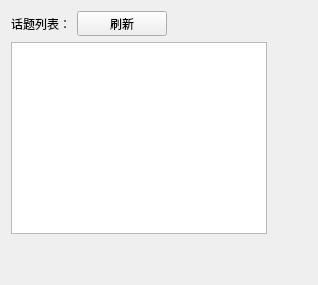
          <widget class="QWidget" name="tab_7">
           <attribute name="title">
            <string>其他</string>
           </attribute>
           <layout class="QVBoxLayout" name="verticalLayout_21">
            <item>
             <layout class="QHBoxLayout" name="horizontalLayout_17">
              <item>
               <layout class="QHBoxLayout" name="horizontalLayout_16">
                <item>
                 <layout class="QVBoxLayout" name="verticalLayout_20">
                  <item>
                   <layout class="QHBoxLayout" name="horizontalLayout_15">
                    <item>
                     <widget class="QLabel" name="label_29">
                      <property name="maximumSize">
                       <size>
                        <width>90</width>
                        <height>30</height>
                       </size>
                      </property>
                      <property name="text">
                       <string>话题列表：</string>
                      </property>
                     </widget>
                    </item>
                    <item>
                     <widget class="QPushButton" name="refreash_topic_btn">
                      <property name="minimumSize">
                       <size>
                        <width>90</width>
                        <height>25</height>
                       </size>
                      </property>
                      <property name="maximumSize">
                       <size>
                        <width>90</width>
                        <height>25</height>
                       </size>
                      </property>
                      <property name="cursor">
                       <cursorShape>ArrowCursor</cursorShape>
                      </property>
                      <property name="styleSheet">
                       <string notr="true"/>
                      </property>
                      <property name="text">
                       <string>刷新</string>
                      </property>
                      <property name="icon">
                       <iconset resource="../resources/images.qrc">
                        <normaloff>:/images/refreash.png</normaloff>:/images/refreash.png</iconset>
                      </property>
                     </widget>
                    </item>
                    <item>
                     <spacer name="horizontalSpacer_4">
                      <property name="orientation">
                       <enum>Qt::Horizontal</enum>
                      </property>
                      <property name="sizeHint" stdset="0">
                       <size>
                        <width>40</width>
                        <height>20</height>
                       </size>
                      </property>
                     </spacer>
                    </item>
                   </layout>
                  </item>
                  <item>
                   <widget class="QListWidget" name="topic_listWidget"/>
                  </item>
                  <item>
                   <spacer name="verticalSpacer_3">
                    <property name="orientation">
                     <enum>Qt::Vertical</enum>
                    </property>
                    <property name="sizeHint" stdset="0">
                     <size>
                      <width>20</width>
                      <height>40</height>
                     </size>
                    </property>
                   </spacer>
                  </item>
                 </layout>
                </item>
               </layout>
              </item>
              <item>
               <spacer name="horizontalSpacer_79">
                <property name="orientation">
                 <enum>Qt::Horizontal</enum>
                </property>
                <property name="sizeHint" stdset="0">
                 <size>
                  <width>40</width>
                  <height>20</height>
                 </size>
                </property>
               </spacer>
              </item>
             </layout>
            </item>
           </layout>
          </widget>
